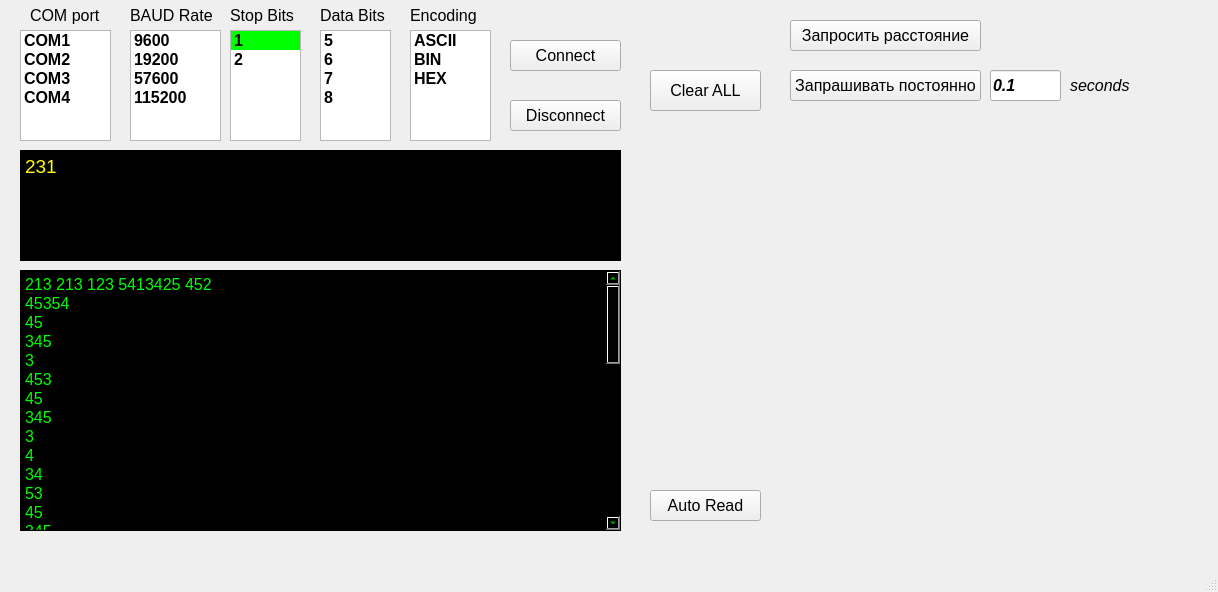
<?xml version="1.0" encoding="UTF-8"?>
<ui version="4.0">
 <class>MainWindow</class>
 <widget class="QMainWindow" name="MainWindow">
  <property name="geometry">
   <rect>
    <x>0</x>
    <y>0</y>
    <width>1218</width>
    <height>592</height>
   </rect>
  </property>
  <property name="font">
   <font>
    <pointsize>12</pointsize>
   </font>
  </property>
  <property name="windowTitle">
   <string notr="true" comment="Milandr">Milandr Terminal</string>
  </property>
  <widget class="QWidget" name="centralwidget">
   <widget class="QTextBrowser" name="textBrowser">
    <property name="geometry">
     <rect>
      <x>20</x>
      <y>270</y>
      <width>601</width>
      <height>261</height>
     </rect>
    </property>
    <property name="styleSheet">
     <string notr="true">background-color: rgb(0, 0, 0);
color: rgb(0, 255, 0);</string>
    </property>
    <property name="html">
     <string>&lt;!DOCTYPE HTML PUBLIC &quot;-//W3C//DTD HTML 4.0//EN&quot; &quot;http://www.w3.org/TR/REC-html40/strict.dtd&quot;&gt;
&lt;html&gt;&lt;head&gt;&lt;meta name=&quot;qrichtext&quot; content=&quot;1&quot; /&gt;&lt;style type=&quot;text/css&quot;&gt;
p, li { white-space: pre-wrap; }
&lt;/style&gt;&lt;/head&gt;&lt;body style=&quot; font-family:'MS Shell Dlg 2'; font-size:12pt; font-weight:400; font-style:normal;&quot;&gt;
&lt;p style=&quot; margin-top:0px; margin-bottom:0px; margin-left:0px; margin-right:0px; -qt-block-indent:0; text-indent:0px;&quot;&gt;213 213 123 5413425 452&lt;/p&gt;
&lt;p style=&quot; margin-top:0px; margin-bottom:0px; margin-left:0px; margin-right:0px; -qt-block-indent:0; text-indent:0px;&quot;&gt;45354&lt;/p&gt;
&lt;p style=&quot; margin-top:0px; margin-bottom:0px; margin-left:0px; margin-right:0px; -qt-block-indent:0; text-indent:0px;&quot;&gt;45&lt;/p&gt;
&lt;p style=&quot; margin-top:0px; margin-bottom:0px; margin-left:0px; margin-right:0px; -qt-block-indent:0; text-indent:0px;&quot;&gt;345&lt;/p&gt;
&lt;p style=&quot; margin-top:0px; margin-bottom:0px; margin-left:0px; margin-right:0px; -qt-block-indent:0; text-indent:0px;&quot;&gt;3&lt;/p&gt;
&lt;p style=&quot; margin-top:0px; margin-bottom:0px; margin-left:0px; margin-right:0px; -qt-block-indent:0; text-indent:0px;&quot;&gt;453&lt;/p&gt;
&lt;p style=&quot; margin-top:0px; margin-bottom:0px; margin-left:0px; margin-right:0px; -qt-block-indent:0; text-indent:0px;&quot;&gt;45&lt;/p&gt;
&lt;p style=&quot; margin-top:0px; margin-bottom:0px; margin-left:0px; margin-right:0px; -qt-block-indent:0; text-indent:0px;&quot;&gt;345&lt;/p&gt;
&lt;p style=&quot; margin-top:0px; margin-bottom:0px; margin-left:0px; margin-right:0px; -qt-block-indent:0; text-indent:0px;&quot;&gt;3&lt;/p&gt;
&lt;p style=&quot; margin-top:0px; margin-bottom:0px; margin-left:0px; margin-right:0px; -qt-block-indent:0; text-indent:0px;&quot;&gt;4&lt;/p&gt;
&lt;p style=&quot; margin-top:0px; margin-bottom:0px; margin-left:0px; margin-right:0px; -qt-block-indent:0; text-indent:0px;&quot;&gt;34&lt;/p&gt;
&lt;p style=&quot; margin-top:0px; margin-bottom:0px; margin-left:0px; margin-right:0px; -qt-block-indent:0; text-indent:0px;&quot;&gt;53&lt;/p&gt;
&lt;p style=&quot; margin-top:0px; margin-bottom:0px; margin-left:0px; margin-right:0px; -qt-block-indent:0; text-indent:0px;&quot;&gt;45&lt;/p&gt;
&lt;p style=&quot; margin-top:0px; margin-bottom:0px; margin-left:0px; margin-right:0px; -qt-block-indent:0; text-indent:0px;&quot;&gt;345&lt;/p&gt;
&lt;p style=&quot; margin-top:0px; margin-bottom:0px; margin-left:0px; margin-right:0px; -qt-block-indent:0; text-indent:0px;&quot;&gt;3&lt;/p&gt;
&lt;p style=&quot; margin-top:0px; margin-bottom:0px; margin-left:0px; margin-right:0px; -qt-block-indent:0; text-indent:0px;&quot;&gt;45&lt;/p&gt;
&lt;p style=&quot; margin-top:0px; margin-bottom:0px; margin-left:0px; margin-right:0px; -qt-block-indent:0; text-indent:0px;&quot;&gt;345&lt;/p&gt;
&lt;p style=&quot; margin-top:0px; margin-bottom:0px; margin-left:0px; margin-right:0px; -qt-block-indent:0; text-indent:0px;&quot;&gt;3&lt;/p&gt;
&lt;p style=&quot; margin-top:0px; margin-bottom:0px; margin-left:0px; margin-right:0px; -qt-block-indent:0; text-indent:0px;&quot;&gt;45&lt;/p&gt;
&lt;p style=&quot; margin-top:0px; margin-bottom:0px; margin-left:0px; margin-right:0px; -qt-block-indent:0; text-indent:0px;&quot;&gt;3&lt;/p&gt;
&lt;p style=&quot; margin-top:0px; margin-bottom:0px; margin-left:0px; margin-right:0px; -qt-block-indent:0; text-indent:0px;&quot;&gt;453&lt;/p&gt;
&lt;p style=&quot; margin-top:0px; margin-bottom:0px; margin-left:0px; margin-right:0px; -qt-block-indent:0; text-indent:0px;&quot;&gt;45&lt;/p&gt;
&lt;p style=&quot; margin-top:0px; margin-bottom:0px; margin-left:0px; margin-right:0px; -qt-block-indent:0; text-indent:0px;&quot;&gt;345&lt;/p&gt;
&lt;p style=&quot; margin-top:0px; margin-bottom:0px; margin-left:0px; margin-right:0px; -qt-block-indent:0; text-indent:0px;&quot;&gt;3&lt;/p&gt;
&lt;p style=&quot; margin-top:0px; margin-bottom:0px; margin-left:0px; margin-right:0px; -qt-block-indent:0; text-indent:0px;&quot;&gt;45&lt;/p&gt;
&lt;p style=&quot; margin-top:0px; margin-bottom:0px; margin-left:0px; margin-right:0px; -qt-block-indent:0; text-indent:0px;&quot;&gt;34&lt;/p&gt;
&lt;p style=&quot; margin-top:0px; margin-bottom:0px; margin-left:0px; margin-right:0px; -qt-block-indent:0; text-indent:0px;&quot;&gt;53&lt;/p&gt;
&lt;p style=&quot; margin-top:0px; margin-bottom:0px; margin-left:0px; margin-right:0px; -qt-block-indent:0; text-indent:0px;&quot;&gt;453&lt;/p&gt;
&lt;p style=&quot; margin-top:0px; margin-bottom:0px; margin-left:0px; margin-right:0px; -qt-block-indent:0; text-indent:0px;&quot;&gt;45&lt;/p&gt;
&lt;p style=&quot; margin-top:0px; margin-bottom:0px; margin-left:0px; margin-right:0px; -qt-block-indent:0; text-indent:0px;&quot;&gt;3&lt;/p&gt;
&lt;p style=&quot; margin-top:0px; margin-bottom:0px; margin-left:0px; margin-right:0px; -qt-block-indent:0; text-indent:0px;&quot;&gt;453&lt;/p&gt;
&lt;p style=&quot; margin-top:0px; margin-bottom:0px; margin-left:0px; margin-right:0px; -qt-block-indent:0; text-indent:0px;&quot;&gt;45&lt;/p&gt;
&lt;p style=&quot; margin-top:0px; margin-bottom:0px; margin-left:0px; margin-right:0px; -qt-block-indent:0; text-indent:0px;&quot;&gt;345&lt;/p&gt;
&lt;p style=&quot; margin-top:0px; margin-bottom:0px; margin-left:0px; margin-right:0px; -qt-block-indent:0; text-indent:0px;&quot;&gt;3&lt;/p&gt;
&lt;p style=&quot; margin-top:0px; margin-bottom:0px; margin-left:0px; margin-right:0px; -qt-block-indent:0; text-indent:0px;&quot;&gt;45&lt;/p&gt;
&lt;p style=&quot; margin-top:0px; margin-bottom:0px; margin-left:0px; margin-right:0px; -qt-block-indent:0; text-indent:0px;&quot;&gt;3&lt;/p&gt;
&lt;p style=&quot; margin-top:0px; margin-bottom:0px; margin-left:0px; margin-right:0px; -qt-block-indent:0; text-indent:0px;&quot;&gt;453&lt;/p&gt;
&lt;p style=&quot; margin-top:0px; margin-bottom:0px; margin-left:0px; margin-right:0px; -qt-block-indent:0; text-indent:0px;&quot;&gt;45&lt;/p&gt;
&lt;p style=&quot; margin-top:0px; margin-bottom:0px; margin-left:0px; margin-right:0px; -qt-block-indent:0; text-indent:0px;&quot;&gt;3&lt;/p&gt;&lt;/body&gt;&lt;/html&gt;</string>
    </property>
   </widget>
   <widget class="QLabel" name="label">
    <property name="geometry">
     <rect>
      <x>30</x>
      <y>0</y>
      <width>81</width>
      <height>31</height>
     </rect>
    </property>
    <property name="font">
     <font>
      <pointsize>12</pointsize>
     </font>
    </property>
    <property name="text">
     <string>COM port</string>
    </property>
   </widget>
   <widget class="QListWidget" name="listWidget">
    <property name="geometry">
     <rect>
      <x>20</x>
      <y>30</y>
      <width>91</width>
      <height>111</height>
     </rect>
    </property>
    <item>
     <property name="text">
      <string>COM1</string>
     </property>
     <property name="font">
      <font>
       <weight>75</weight>
       <bold>true</bold>
      </font>
     </property>
    </item>
    <item>
     <property name="text">
      <string>COM2</string>
     </property>
     <property name="font">
      <font>
       <weight>75</weight>
       <bold>true</bold>
      </font>
     </property>
    </item>
    <item>
     <property name="text">
      <string>COM3</string>
     </property>
     <property name="font">
      <font>
       <weight>75</weight>
       <bold>true</bold>
      </font>
     </property>
    </item>
    <item>
     <property name="text">
      <string>COM4</string>
     </property>
     <property name="font">
      <font>
       <weight>75</weight>
       <bold>true</bold>
      </font>
     </property>
    </item>
   </widget>
   <widget class="QListWidget" name="listWidget_2">
    <property name="geometry">
     <rect>
      <x>130</x>
      <y>30</y>
      <width>91</width>
      <height>111</height>
     </rect>
    </property>
    <item>
     <property name="text">
      <string>9600</string>
     </property>
     <property name="font">
      <font>
       <weight>75</weight>
       <bold>true</bold>
      </font>
     </property>
    </item>
    <item>
     <property name="text">
      <string>19200</string>
     </property>
     <property name="font">
      <font>
       <weight>75</weight>
       <bold>true</bold>
      </font>
     </property>
    </item>
    <item>
     <property name="text">
      <string>57600</string>
     </property>
     <property name="font">
      <font>
       <weight>75</weight>
       <bold>true</bold>
      </font>
     </property>
    </item>
    <item>
     <property name="text">
      <string>115200</string>
     </property>
     <property name="font">
      <font>
       <weight>75</weight>
       <bold>true</bold>
      </font>
     </property>
    </item>
   </widget>
   <widget class="QLabel" name="label_2">
    <property name="geometry">
     <rect>
      <x>130</x>
      <y>0</y>
      <width>91</width>
      <height>31</height>
     </rect>
    </property>
    <property name="font">
     <font>
      <pointsize>12</pointsize>
     </font>
    </property>
    <property name="text">
     <string>BAUD Rate</string>
    </property>
   </widget>
   <widget class="QListWidget" name="listWidget_3">
    <property name="geometry">
     <rect>
      <x>230</x>
      <y>30</y>
      <width>71</width>
      <height>111</height>
     </rect>
    </property>
    <item>
     <property name="text">
      <string>1</string>
     </property>
     <property name="font">
      <font>
       <pointsize>12</pointsize>
       <weight>75</weight>
       <bold>true</bold>
      </font>
     </property>
     <property name="background">
      <brush brushstyle="SolidPattern">
       <color alpha="255">
        <red>0</red>
        <green>255</green>
        <blue>0</blue>
       </color>
      </brush>
     </property>
     <property name="foreground">
      <brush brushstyle="NoBrush">
       <color alpha="255">
        <red>255</red>
        <green>255</green>
        <blue>255</blue>
       </color>
      </brush>
     </property>
    </item>
    <item>
     <property name="text">
      <string>2</string>
     </property>
     <property name="font">
      <font>
       <pointsize>12</pointsize>
       <weight>75</weight>
       <bold>true</bold>
      </font>
     </property>
    </item>
   </widget>
   <widget class="QLabel" name="label_3">
    <property name="geometry">
     <rect>
      <x>230</x>
      <y>0</y>
      <width>81</width>
      <height>31</height>
     </rect>
    </property>
    <property name="font">
     <font>
      <pointsize>12</pointsize>
     </font>
    </property>
    <property name="text">
     <string>Stop Bits</string>
    </property>
   </widget>
   <widget class="QListWidget" name="listWidget_4">
    <property name="geometry">
     <rect>
      <x>320</x>
      <y>30</y>
      <width>71</width>
      <height>111</height>
     </rect>
    </property>
    <item>
     <property name="text">
      <string>5</string>
     </property>
     <property name="font">
      <font>
       <weight>75</weight>
       <bold>true</bold>
      </font>
     </property>
    </item>
    <item>
     <property name="text">
      <string>6</string>
     </property>
     <property name="font">
      <font>
       <weight>75</weight>
       <bold>true</bold>
      </font>
     </property>
    </item>
    <item>
     <property name="text">
      <string>7</string>
     </property>
     <property name="font">
      <font>
       <weight>75</weight>
       <bold>true</bold>
      </font>
     </property>
    </item>
    <item>
     <property name="text">
      <string>8</string>
     </property>
     <property name="font">
      <font>
       <weight>75</weight>
       <bold>true</bold>
      </font>
     </property>
    </item>
   </widget>
   <widget class="QLabel" name="label_4">
    <property name="geometry">
     <rect>
      <x>320</x>
      <y>0</y>
      <width>71</width>
      <height>31</height>
     </rect>
    </property>
    <property name="font">
     <font>
      <pointsize>12</pointsize>
     </font>
    </property>
    <property name="text">
     <string>Data Bits</string>
    </property>
   </widget>
   <widget class="QLabel" name="label_5">
    <property name="geometry">
     <rect>
      <x>410</x>
      <y>0</y>
      <width>81</width>
      <height>31</height>
     </rect>
    </property>
    <property name="font">
     <font>
      <pointsize>12</pointsize>
     </font>
    </property>
    <property name="text">
     <string>Encoding</string>
    </property>
   </widget>
   <widget class="QListWidget" name="listWidget_5">
    <property name="geometry">
     <rect>
      <x>410</x>
      <y>30</y>
      <width>81</width>
      <height>111</height>
     </rect>
    </property>
    <item>
     <property name="text">
      <string>ASCII</string>
     </property>
     <property name="font">
      <font>
       <weight>75</weight>
       <bold>true</bold>
      </font>
     </property>
    </item>
    <item>
     <property name="text">
      <string>BIN</string>
     </property>
     <property name="font">
      <font>
       <weight>75</weight>
       <bold>true</bold>
      </font>
     </property>
    </item>
    <item>
     <property name="text">
      <string>HEX</string>
     </property>
     <property name="font">
      <font>
       <weight>75</weight>
       <bold>true</bold>
      </font>
     </property>
    </item>
   </widget>
   <widget class="QPushButton" name="pushButton">
    <property name="geometry">
     <rect>
      <x>510</x>
      <y>40</y>
      <width>111</width>
      <height>31</height>
     </rect>
    </property>
    <property name="text">
     <string>Connect</string>
    </property>
   </widget>
   <widget class="QPushButton" name="pushButton_2">
    <property name="geometry">
     <rect>
      <x>510</x>
      <y>100</y>
      <width>111</width>
      <height>31</height>
     </rect>
    </property>
    <property name="text">
     <string>Disconnect</string>
    </property>
   </widget>
   <widget class="QPushButton" name="pushButton_3">
    <property name="geometry">
     <rect>
      <x>650</x>
      <y>70</y>
      <width>111</width>
      <height>41</height>
     </rect>
    </property>
    <property name="text">
     <string>Clear ALL</string>
    </property>
   </widget>
   <widget class="QTextEdit" name="textEdit">
    <property name="geometry">
     <rect>
      <x>20</x>
      <y>150</y>
      <width>601</width>
      <height>111</height>
     </rect>
    </property>
    <property name="font">
     <font>
      <pointsize>14</pointsize>
     </font>
    </property>
    <property name="styleSheet">
     <string notr="true">background-color: rgb(0, 0, 0);
color: rgb(255, 255, 0);</string>
    </property>
    <property name="html">
     <string>&lt;!DOCTYPE HTML PUBLIC &quot;-//W3C//DTD HTML 4.0//EN&quot; &quot;http://www.w3.org/TR/REC-html40/strict.dtd&quot;&gt;
&lt;html&gt;&lt;head&gt;&lt;meta name=&quot;qrichtext&quot; content=&quot;1&quot; /&gt;&lt;style type=&quot;text/css&quot;&gt;
p, li { white-space: pre-wrap; }
&lt;/style&gt;&lt;/head&gt;&lt;body style=&quot; font-family:'MS Shell Dlg 2'; font-size:14pt; font-weight:400; font-style:normal;&quot;&gt;
&lt;p style=&quot; margin-top:0px; margin-bottom:0px; margin-left:0px; margin-right:0px; -qt-block-indent:0; text-indent:0px;&quot;&gt;231&lt;/p&gt;&lt;/body&gt;&lt;/html&gt;</string>
    </property>
   </widget>
   <widget class="QPushButton" name="pushButton_4">
    <property name="geometry">
     <rect>
      <x>790</x>
      <y>20</y>
      <width>191</width>
      <height>31</height>
     </rect>
    </property>
    <property name="text">
     <string>Запросить расстояние</string>
    </property>
   </widget>
   <widget class="QPushButton" name="pushButton_5">
    <property name="geometry">
     <rect>
      <x>790</x>
      <y>70</y>
      <width>191</width>
      <height>31</height>
     </rect>
    </property>
    <property name="text">
     <string>Запрашивать постоянно</string>
    </property>
   </widget>
   <widget class="QPushButton" name="pushButton_6">
    <property name="geometry">
     <rect>
      <x>650</x>
      <y>490</y>
      <width>111</width>
      <height>31</height>
     </rect>
    </property>
    <property name="text">
     <string>Auto Read</string>
    </property>
   </widget>
   <widget class="QLineEdit" name="lineEdit">
    <property name="geometry">
     <rect>
      <x>990</x>
      <y>70</y>
      <width>71</width>
      <height>31</height>
     </rect>
    </property>
    <property name="font">
     <font>
      <weight>75</weight>
      <italic>true</italic>
      <bold>true</bold>
     </font>
    </property>
    <property name="text">
     <string>0.1</string>
    </property>
   </widget>
   <widget class="QLabel" name="label_6">
    <property name="geometry">
     <rect>
      <x>1070</x>
      <y>70</y>
      <width>71</width>
      <height>31</height>
     </rect>
    </property>
    <property name="font">
     <font>
      <pointsize>12</pointsize>
      <italic>true</italic>
     </font>
    </property>
    <property name="text">
     <string>seconds</string>
    </property>
   </widget>
   <widget class="PlotWidget" name="widget" native="true">
    <property name="geometry">
     <rect>
      <x>680</x>
      <y>150</y>
      <width>491</width>
      <height>321</height>
     </rect>
    </property>
   </widget>
  </widget>
  <widget class="QMenuBar" name="menubar">
   <property name="geometry">
    <rect>
     <x>0</x>
     <y>0</y>
     <width>1218</width>
     <height>21</height>
    </rect>
   </property>
  </widget>
  <widget class="QStatusBar" name="statusbar"/>
 </widget>
 <customwidgets>
  <customwidget>
   <class>PlotWidget</class>
   <extends>QWidget</extends>
   <header>pyqtgraph</header>
   <container>1</container>
  </customwidget>
 </customwidgets>
 <resources/>
 <connections/>
</ui>
